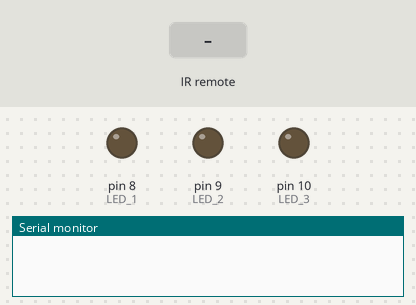
Recording of a sketch running on a simulated Arduino Uno, built with avr-gcc and run on an emulated ATmega328P. On the bench: output pins drawn as LEDs (lit = HIGH), the last lines printed to the serial monitor. The inputs (shaded band) are chosen by the test bench.

Above: at 1.2 s.
1.3 s: infrared code 0xC received
At 2.0 s:
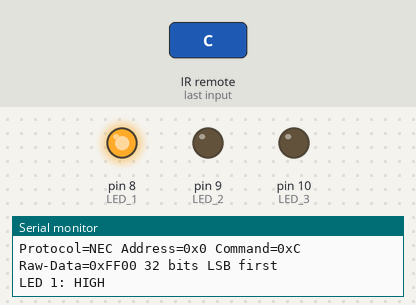
2.8 s: infrared code 0x18 received
At 3.2 s:
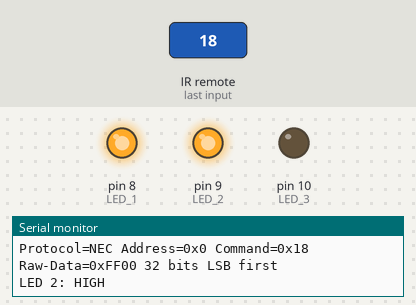
4.3 s: infrared code 0x5E received
At 5.5 s:
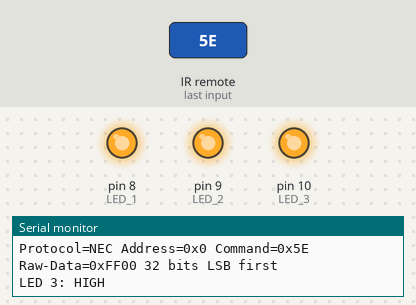
5.8 s: infrared code 0xC received
At 6.6 s:
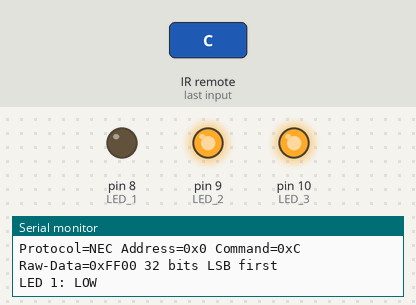
7.3 s: infrared code 0x18 received
At 7.8 s:
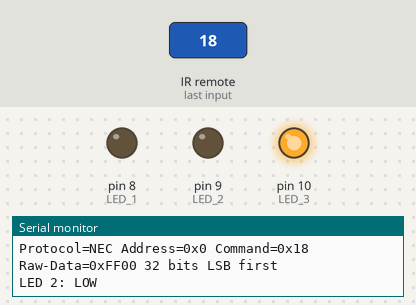
Timing chart, 0 to 9.8 s (numbered marks = the images above; inputs shaded):
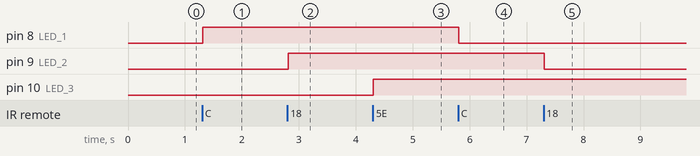

Measured:
- after the input at 1.3 s, pin 8 (LED_1): LOW → HIGH at once
- after the input at 2.8 s, pin 9 (LED_2): LOW → HIGH at once
- after the input at 4.3 s, pin 10 (LED_3): LOW → HIGH at once
- after the input at 5.8 s, pin 8 (LED_1): HIGH → LOW at once
- after the input at 7.3 s, pin 9 (LED_2): HIGH → LOW at once

The sketch:

act9_ir_receiver.ino
```cpp
/*
   Specify which protocol(s) should be used for decoding.
   If no protocol is defined, all protocols (except Bang&Olufsen) are active.
   This must be done before the #include <IRremote.hpp>
*/
//#define DECODE_DENON        // Includes Sharp
//#define DECODE_JVC
//#define DECODE_KASEIKYO
//#define DECODE_PANASONIC    // alias for DECODE_KASEIKYO
//#define DECODE_LG
#define DECODE_NEC          // Includes Apple and Onkyo
//#define DECODE_SAMSUNG
//#define DECODE_SONY
//#define DECODE_RC5
//#define DECODE_RC6

//#define DECODE_BOSEWAVE
//#define DECODE_LEGO_PF
//#define DECODE_MAGIQUEST
//#define DECODE_WHYNTER
//#define DECODE_FAST

//#define DECODE_DISTANCE_WIDTH // Universal decoder for pulse distance width protocols
//#define DECODE_HASH         // special decoder for all protocols

//#define DECODE_BEO          // This protocol must always be enabled manually, i.e. it is NOT enabled if no protocol is defined. It prevents decoding of SONY!

//#define DEBUG               // Activate this for lots of lovely debug output from the decoders.

//#define RAW_BUFFER_LENGTH  180  // Default is 112 if DECODE_MAGIQUEST is enabled, otherwise 100.

#include <Arduino.h>
#include <IRremote.hpp>

#define IR_RECEIVE_PIN 5

#define LED_1 8
#define LED_2 9
#define LED_3 10

void setup() {
  Serial.begin(9600);
  IrReceiver.begin(IR_RECEIVE_PIN, ENABLE_LED_FEEDBACK);

  pinMode(LED_1, OUTPUT);
  pinMode(LED_2, OUTPUT);
  pinMode(LED_3, OUTPUT);
}

void loop() {
  if (IrReceiver.decode()) {

    IrReceiver.printIRResultShort(&Serial);
    IrReceiver.printIRSendUsage(&Serial);
    if (IrReceiver.decodedIRData.protocol == UNKNOWN) {
      Serial.println(F("Received noise or an unknown (or not yet enabled) protocol"));
      // We have an unknown protocol here, print more info
      IrReceiver.printIRResultRawFormatted(&Serial, true);
    }

    Serial.println();
    IrReceiver.resume();

    if (IrReceiver.decodedIRData.command == 0xC) {
      const int val = !digitalRead(LED_1);
      digitalWrite(LED_1, val);
      Serial.print("LED 1: ");
      Serial.println(val ? "HIGH" : "LOW");
    } else if (IrReceiver.decodedIRData.command == 0x18) {
      const int val = !digitalRead(LED_2);
      digitalWrite(LED_2, val);
      Serial.print("LED 2: ");
      Serial.println(val ? "HIGH" : "LOW");
    } else if (IrReceiver.decodedIRData.command == 0x5E) {
      const int val = !digitalRead(LED_3);
      digitalWrite(LED_3, val);
      Serial.print("LED 3: ");
      Serial.println(val ? "HIGH" : "LOW");
    }
  }
}
```
